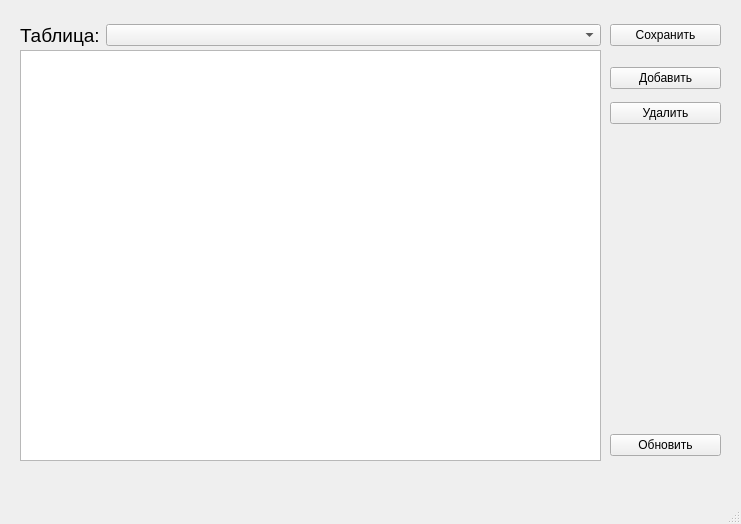
<?xml version="1.0" encoding="UTF-8"?>
<ui version="4.0">
    <class>MainWindow</class>
    <widget class="QMainWindow" name="MainWindow">
        <property name="geometry">
            <rect>
                <x>0</x>
                <y>0</y>
                <width>741</width>
                <height>524</height>
            </rect>
        </property>
        <property name="windowTitle">
            <string>MainWindow</string>
        </property>
        <widget class="QWidget" name="centralwidget">
            <widget class="QWidget" name="verticalLayoutWidget_3">
                <property name="geometry">
                    <rect>
                        <x>610</x>
                        <y>20</y>
                        <width>111</width>
                        <height>31</height>
                    </rect>
                </property>
                <layout class="QVBoxLayout" name="verticalLayout_3">
                    <item>
                        <widget class="QPushButton" name="saveButton">
                            <property name="text">
                                <string>Сохранить</string>
                            </property>
                        </widget>
                    </item>
                </layout>
            </widget>
            <widget class="QWidget" name="horizontalLayoutWidget">
                <property name="geometry">
                    <rect>
                        <x>20</x>
                        <y>20</y>
                        <width>581</width>
                        <height>31</height>
                    </rect>
                </property>
                <layout class="QHBoxLayout" name="horizontalLayout" stretch="1,8">
                    <item>
                        <widget class="QLabel" name="tableName">
                            <property name="font">
                                <font>
                                    <pointsize>14</pointsize>
                                    <bold>false</bold>
                                </font>
                            </property>
                            <property name="text">
                                <string>Таблица:</string>
                            </property>
                            <property name="alignment">
                                <set>Qt::AlignLeading|Qt::AlignLeft|Qt::AlignVCenter</set>
                            </property>
                        </widget>
                    </item>
                    <item>
                        <widget class="QComboBox" name="tableSelect">
                            <property name="toolTip">
                                <string/>
                            </property>
                            <property name="placeholderText">
                                <string>Выберите таблицу</string>
                            </property>
                        </widget>
                    </item>
                </layout>
            </widget>
            <widget class="QWidget" name="verticalLayoutWidget_2">
                <property name="geometry">
                    <rect>
                        <x>610</x>
                        <y>430</y>
                        <width>111</width>
                        <height>31</height>
                    </rect>
                </property>
                <layout class="QVBoxLayout" name="verticalLayout_2">
                    <item>
                        <widget class="QPushButton" name="updateButton">
                            <property name="text">
                                <string>Обновить</string>
                            </property>
                        </widget>
                    </item>
                </layout>
            </widget>
            <widget class="QTableWidget" name="tableWidget">
                <property name="geometry">
                    <rect>
                        <x>20</x>
                        <y>50</y>
                        <width>581</width>
                        <height>411</height>
                    </rect>
                </property>
            </widget>
            <widget class="QWidget" name="verticalLayoutWidget">
                <property name="geometry">
                    <rect>
                        <x>610</x>
                        <y>60</y>
                        <width>111</width>
                        <height>71</height>
                    </rect>
                </property>
                <layout class="QVBoxLayout" name="verticalLayout">
                    <item>
                        <widget class="QPushButton" name="addButton">
                            <property name="text">
                                <string>Добавить</string>
                            </property>
                        </widget>
                    </item>
                    <item>
                        <widget class="QPushButton" name="removeButton">
                            <property name="text">
                                <string>Удалить</string>
                            </property>
                        </widget>
                    </item>
                </layout>
            </widget>
        </widget>
        <widget class="QMenuBar" name="menubar">
            <property name="geometry">
                <rect>
                    <x>0</x>
                    <y>0</y>
                    <width>741</width>
                    <height>22</height>
                </rect>
            </property>
        </widget>
        <widget class="QStatusBar" name="statusbar"/>
    </widget>
    <resources/>
    <connections/>
</ui>
